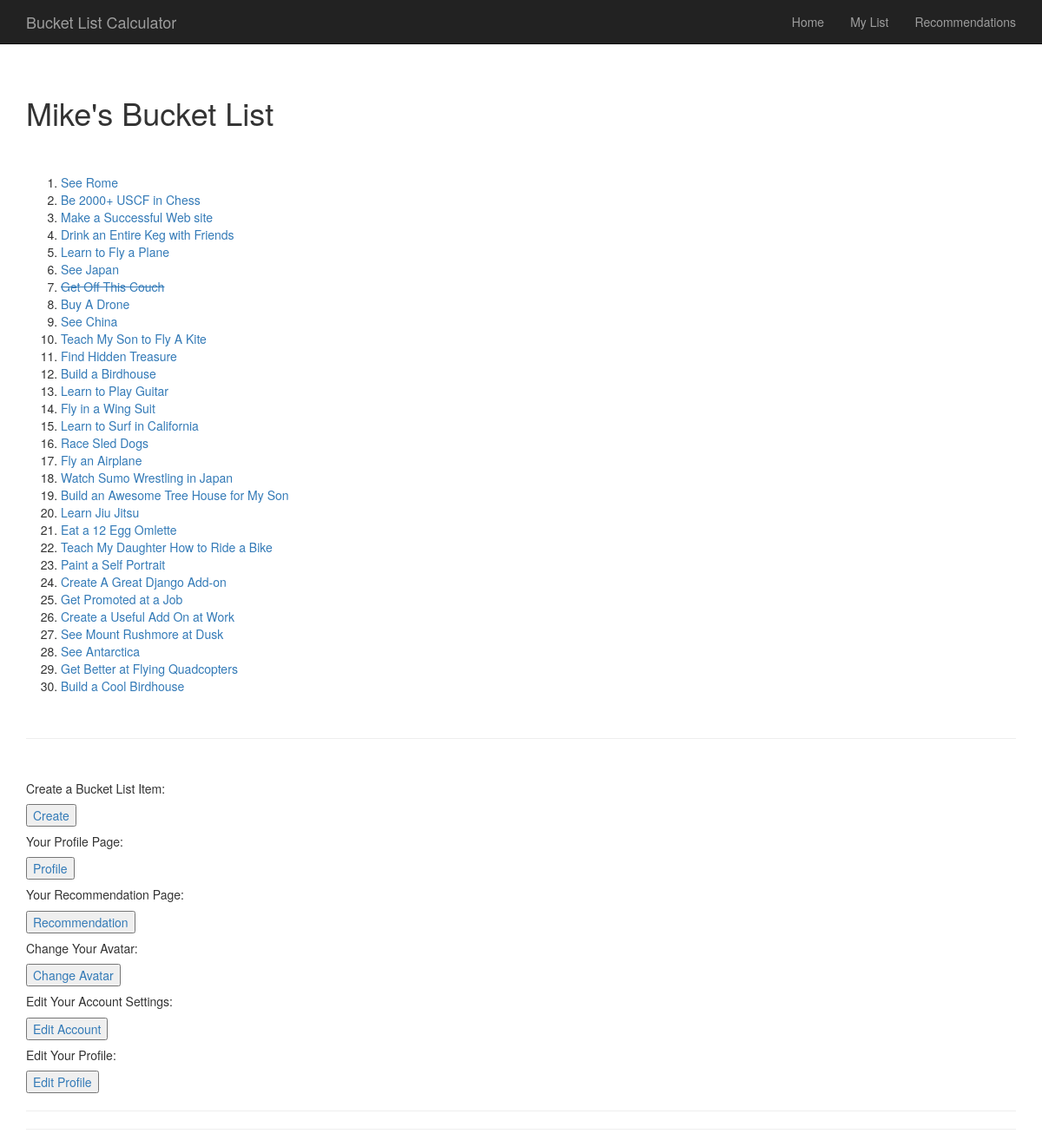
Page /bucketlist/mylist/ (signed in) on the committed database.
### BucketList/models.py (models this page shows, shortened)
class BucketListItem(models.Model):
    text = models.CharField(max_length = 200)
    pub_by = models.ForeignKey(User,editable = False)
    pub_date = models.DateTimeField(editable=False)
    goal_type = models.CharField(choices = CHOICES, max_length = 200)
    cost = models.IntegerField(max_length = 20)
    time = models.IntegerField(max_length = 20)
    hours = models.IntegerField(max_length = 20)
    crossed_off = models.BooleanField(editable = False, default = False)
    how_many_items = models.IntegerField(editable = False, default = 1)
    def recently_added(self):
        return self.pub_date >= timezone.now() - datetime.timedelta(days = 1)
    recently_added.boolean = True

### BucketList/views.py (the view)
@login_required
def my_list(request):
    personal_list = BucketListItem.objects.all().filter(pub_by = request.user.id)
    repeat = RepeatGoalInList(personal_list)
    context = {'user': request.user.username,
                      'personal_list': personal_list,
                      'repeat': repeat,
                    }
    return render(request, 'BucketList/mylist.html', context)

### BucketList/views.py (called while the page is built)
def ExactSameGoal(item, dict):
        list_of_goals = []
        number_of_exact = 0
        for goal in dict:
            similarity = fuzz.ratio(item, goal.text)
            if similarity == 100:
                number_of_exact += 1
                list_of_goals.append(goal)
        return list_of_goals, number_of_exact

def RepeatGoalInList(dict):
    matching_goals = []
    for item in dict:
        same_goal = ExactSameGoal(item, dict)
        if same_goal[1] > 1:
            match = same_goal[0]
            matching_goals.append(match[0])
    if len(matching_goals) > 0:
        return matching_goals[0]
    else:
        return 0

### BucketList/templates/BucketList/mylist.html (shortened to what this page needs)
{% extends 'base.html' %}
{% block content %}
    <br>
    <h1>{{user}}'s Bucket List</h1>
    {% load avatar_tags %}
    {% load inbox %}
    {% if personal_list %}
    <br>
    <br>
        <ol>
        {% for item in personal_list %}
            {% if item.crossed_off == True %}
                <li><a href = '/bucketlist/mylist/view/{{item.id}}/'  style="text-decoration: line-through;">{{ item.text }}</a></li>
            {% else %}
                <li><a href = '/bucketlist/mylist/view/{{item.id}}/'>{{ item.text }}</a></li>
            {% endif %}
        {% endfor %}
        </ol>
    {% else %}
        <p>You don't have any Bucket List items yet!  Better get on that.</p>
    {% endif %}
    <br/>
    <hr>
    <br/>
    <h5>Create a Bucket List Item:</h5>
    <button><a href="/bucketlist/create/">Create</a></button>
    <br/>
    <h5>Your Profile Page:</h5>
    <button><a href="/bucketlist/userstats/{{user}}">Profile</a></button>
    <br/>
    <h5>Your Recommendation Page:</h5>
    <button><a href="/bucketlist/mylist/recommendation/">Recommendation</a></button>
    <br/>
    <h5>Change Your Avatar:</h5>
    <button><a href="{% url 'avatar_change' %}">Change Avatar</a></button>
    <br/>
    <h5>Edit Your Account Settings:</h5>
    <button><a href="/accounts/edit/">Edit Account</a></button>
    <br/>
    <h5>Edit Your Profile:</h5>
    <button><a href="/bucketlist/profile/edit/">Edit Profile</a></button>
    <br/>
{% endblock content %}

### templates/base.html (style rules this page uses)
body { padding-top: 70px; }

### rows in the picture
BucketListItem: text "See Rome"
BucketListItem: text "Be 2000+ USCF in Chess"
BucketListItem: text "Make a Successful Web site"
BucketListItem: text "Drink an Entire Keg with Friends"
BucketListItem: text "Learn to Fly a Plane"
BucketListItem: text "See Japan"
BucketListItem: text "Get Off This Couch"
BucketListItem: text "Buy A Drone"
BucketListItem: text "See China"
BucketListItem: text "Teach My Son to Fly A Kite"
BucketListItem: text "Find Hidden Treasure"
BucketListItem: text "Build a Birdhouse"
BucketListItem: text "Learn to Play Guitar"
BucketListItem: text "Fly in a Wing Suit"
BucketListItem: text "Learn to Surf in California"
BucketListItem: text "Race Sled Dogs"
BucketListItem: text "Fly an Airplane"
BucketListItem: text "Watch Sumo Wrestling in Japan"
BucketListItem: text "Build an Awesome Tree House for My Son"
BucketListItem: text "Learn Jiu Jitsu"
BucketListItem: text "Eat a 12 Egg Omlette"
BucketListItem: text "Teach My Daughter How to Ride a Bike"
BucketListItem: text "Paint a Self Portrait"
BucketListItem: text "Create A Great Django Add-on"
BucketListItem: text "Get Promoted at a Job"
BucketListItem: text "Create a Useful Add On at Work"
BucketListItem: text "See Mount Rushmore at Dusk"
BucketListItem: text "See Antarctica"
BucketListItem: text "Get Better at Flying Quadcopters"
BucketListItem: text "Build a Cool Birdhouse"

### other values in the picture
{{ user }} "Mike"
